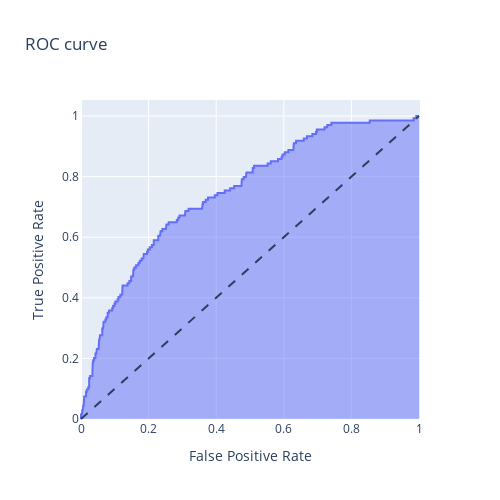

The cell this chart's notebook holds for it:
### Code cell
from plotly.express import area
from sklearn.metrics import roc_curve

fpr, tpr, thresholds = roc_curve(y_test, probas)

figure = area(x=fpr, y=tpr, title='ROC curve',
              labels={'x': 'False Positive Rate', 'y': 'True Positive Rate'},
              width=500, height=500)
figure.add_shape(type='line', line={'dash': 'dash'}, x0=0, x1=1, y0=0, y1=1)
figure.show()

### Figure 1 — Plotly figure (JSON) as saved in the notebook; plotly's stock layout.template omitted (floating-point values rounded to 4 significant figures; data arrays with more than 128 entries replaced by an {"elided": "..."} marker saying what was removed)
{"data": [{"fillpattern": {"shape": ""}, "hovertemplate": "False Positive Rate=%{x}<br>True Positive Rate=%{y}<extra></extra>", "legendgroup": "", "line": {"color": "#636efa"}, "marker": {"symbol": "circle"}, "mode": "lines", "name": "", "orientation": "v", "showlegend": false, "stackgroup": "1", "x": {"elided": "216 float values"}, "xaxis": "x", "y": {"elided": "216 float values"}, "yaxis": "y", "type": "scatter"}], "layout": {"xaxis": {"anchor": "y", "domain": [0.0, 1.0], "title": {"text": "False Positive Rate"}}, "yaxis": {"anchor": "x", "domain": [0.0, 1.0], "title": {"text": "True Positive Rate"}}, "legend": {"tracegroupgap": 0}, "title": {"text": "ROC curve"}, "height": 500, "width": 500, "shapes": [{"line": {"dash": "dash"}, "type": "line", "x0": 0, "x1": 1, "y0": 0, "y1": 1}]}}
